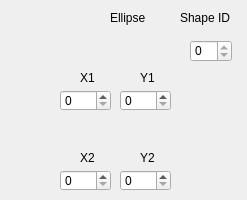
   <widget class="QWidget" name="stackedWidgetPage5">
    <widget class="QLabel" name="label_20">
     <property name="geometry">
      <rect>
       <x>110</x>
       <y>10</y>
       <width>58</width>
       <height>16</height>
      </rect>
     </property>
     <property name="text">
      <string>Ellipse</string>
     </property>
    </widget>
    <widget class="QLabel" name="label_21">
     <property name="geometry">
      <rect>
       <x>80</x>
       <y>70</y>
       <width>58</width>
       <height>16</height>
      </rect>
     </property>
     <property name="text">
      <string>X1</string>
     </property>
    </widget>
    <widget class="QLabel" name="label_22">
     <property name="geometry">
      <rect>
       <x>140</x>
       <y>70</y>
       <width>58</width>
       <height>16</height>
      </rect>
     </property>
     <property name="text">
      <string>Y1</string>
     </property>
    </widget>
    <widget class="QLabel" name="label_23">
     <property name="geometry">
      <rect>
       <x>80</x>
       <y>150</y>
       <width>58</width>
       <height>16</height>
      </rect>
     </property>
     <property name="text">
      <string>X2</string>
     </property>
    </widget>
    <widget class="QLabel" name="label_24">
     <property name="geometry">
      <rect>
       <x>140</x>
       <y>150</y>
       <width>58</width>
       <height>16</height>
      </rect>
     </property>
     <property name="text">
      <string>Y2</string>
     </property>
    </widget>
    <widget class="QLabel" name="label_64">
     <property name="geometry">
      <rect>
       <x>180</x>
       <y>10</y>
       <width>58</width>
       <height>16</height>
      </rect>
     </property>
     <property name="text">
      <string>Shape ID</string>
     </property>
    </widget>
    <widget class="QSpinBox" name="Ellipse_id">
     <property name="geometry">
      <rect>
       <x>190</x>
       <y>40</y>
       <width>42</width>
       <height>22</height>
      </rect>
     </property>
     <property name="readOnly">
      <bool>true</bool>
     </property>
    </widget>
    <widget class="QSpinBox" name="ellipse_x1">
     <property name="geometry">
      <rect>
       <x>60</x>
       <y>90</y>
       <width>51</width>
       <height>21</height>
      </rect>
     </property>
     <property name="maximum">
      <number>999</number>
     </property>
    </widget>
    <widget class="QSpinBox" name="ellipse_y1">
     <property name="geometry">
      <rect>
       <x>120</x>
       <y>90</y>
       <width>51</width>
       <height>21</height>
      </rect>
     </property>
     <property name="maximum">
      <number>999</number>
     </property>
    </widget>
    <widget class="QSpinBox" name="ellipse_x2">
     <property name="geometry">
      <rect>
       <x>60</x>
       <y>170</y>
       <width>51</width>
       <height>21</height>
      </rect>
     </property>
     <property name="maximum">
      <number>999</number>
     </property>
    </widget>
    <widget class="QSpinBox" name="ellipse_y2">
     <property name="geometry">
      <rect>
       <x>120</x>
       <y>170</y>
       <width>51</width>
       <height>21</height>
      </rect>
     </property>
     <property name="maximum">
      <number>999</number>
     </property>
    </widget>
   </widget>
